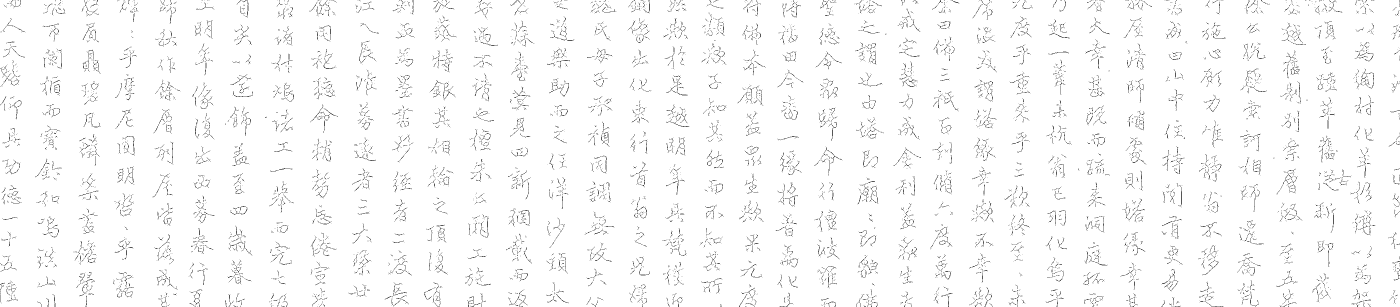
#> input picture data/work_001/skeleton.png, 4200 x 920 px (shown at 1/3 size)
$ python -i image_service.py   (imports and definitions only)
#> lines starting #> are read from the running program, lines starting #| are printed output that depends on the picture; after the words box and inside, x2 and y2 are one past the last pixel; in counts of white or black regions, pixels touching at a corner belong together
#> further down, picture is the input picture: shape (920, 4200, 3); values 20 (black) and 255 (white), 97.6% white; black in thin lines or dots
from __future__ import annotations

import json
import shutil
from pathlib import Path

import cv2
import numpy as np

AUTO_SCROLL_DIR = "full_scroll_glyphs"


# [14 lines left out: functions _read_image, _write_image, not called in this run]


def _ink_mask_and_height(image: np.ndarray) -> tuple[np.ndarray, np.ndarray, np.ndarray]:
    gray = cv2.cvtColor(image, cv2.COLOR_BGR2GRAY)
    blur = cv2.GaussianBlur(gray, (5, 5), 0)
    _, mask = cv2.threshold(blur, 0, 255, cv2.THRESH_BINARY_INV + cv2.THRESH_OTSU)
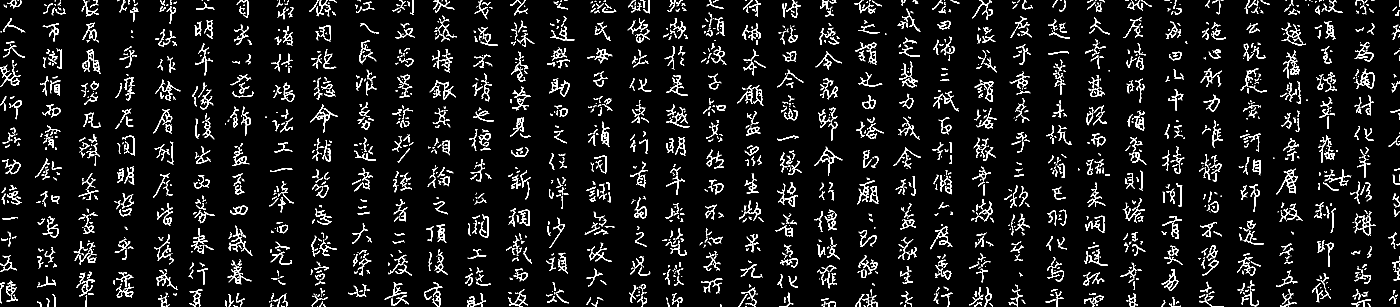
#> mask: shape (920, 4200) (shown at 1/3 size); 6.2% white; 2652 white regions (711 under 20 px), largest, box (x1, y1, x2, y2) and area: (3829, 506, 3894, 583) 871, (4068, 206, 4123, 266) 803, (930, 313, 1014, 398) 794
    kernel = np.ones((3, 3), np.uint8)
    mask = cv2.morphologyEx(mask, cv2.MORPH_OPEN, kernel, iterations=1)
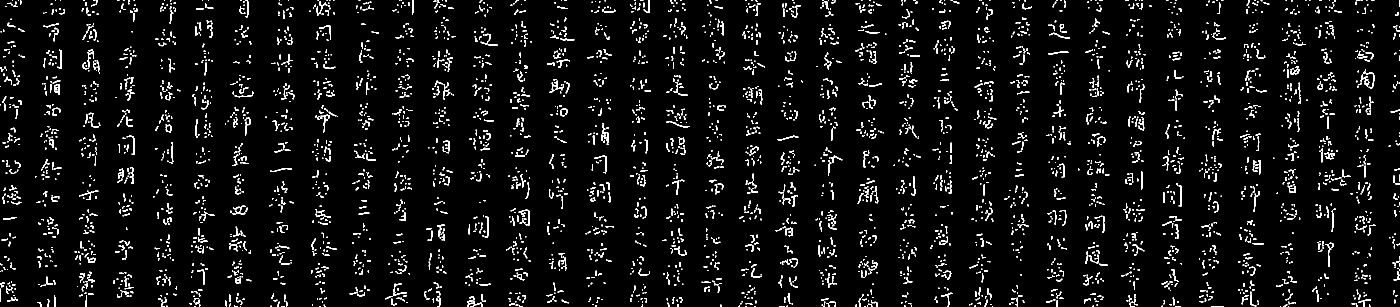
#> mask: shape (920, 4200) (shown at 1/3 size); 4% white; 5377 white regions (2546 under 20 px), largest, box (x1, y1, x2, y2) and area: (1454, 648, 1466, 713) 258, (3536, 556, 3546, 620) 250, (2824, 878, 2857, 920) 240
    mask = cv2.morphologyEx(mask, cv2.MORPH_CLOSE, kernel, iterations=1)
#> mask: shape (920, 4200); 4.1% white; 4067 white regions (1567 under 20 px), largest, box (x1, y1, x2, y2) and area: (1403, 889, 1447, 920) 397, (1807, 369, 1826, 435) 396, (1556, 629, 1589, 677) 369

    height = _make_relief_height(gray, mask)
    return gray, mask, height


def _normalize_ink_values(values: np.ndarray) -> np.ndarray:
    if values.size == 0:
        return values.astype(np.float32)
    low, high = np.percentile(values, [2, 98])
    if high <= low:
        low, high = float(values.min()), float(values.max())
    if high <= low:
        return np.zeros_like(values, dtype=np.float32)
    return np.clip((values.astype(np.float32) - low) / (high - low), 0.0, 1.0)


def _make_relief_height(gray: np.ndarray, mask: np.ndarray) -> np.ndarray:
    ink = mask > 0
    if not np.any(ink):
        return np.zeros_like(gray, dtype=np.uint8)

    darkness = (255 - gray).astype(np.float32)
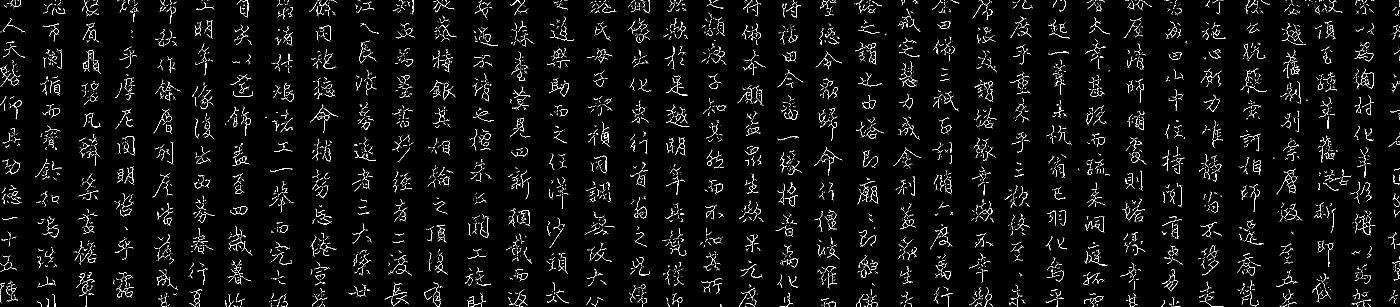
#> darkness: shape (920, 4200) float32 (shown at 1/3 size); values 0 (black) and 235 (white), 2.4% white in thin lines or dots
    ink_strength = np.zeros_like(darkness, dtype=np.float32)
    ink_strength[ink] = _normalize_ink_values(darkness[ink])
#> in _normalize_ink_values, `low, high = np.percentile(values, [2, 98])`: low = 0; high = 235
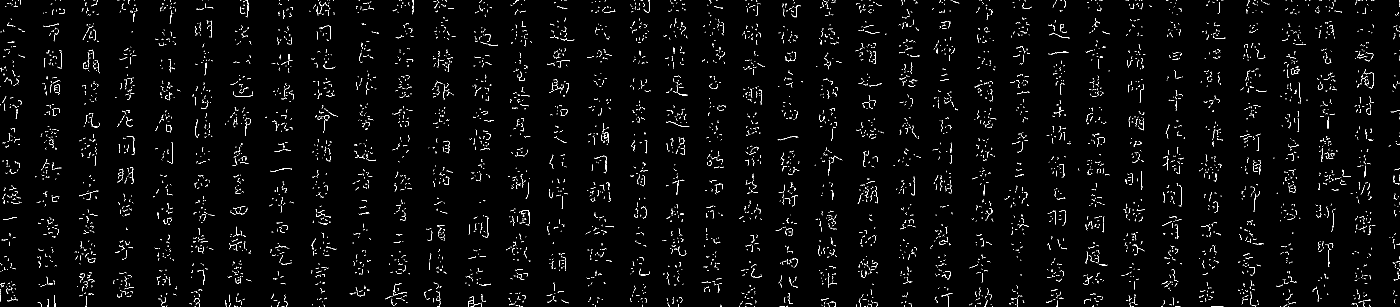
#> ink_strength: shape (920, 4200) float32 (shown at 1/3 size); values 0 (black) and 1 (white), 1.6% white in thin lines or dots
    ink_strength = cv2.GaussianBlur(ink_strength, (0, 0), 1.05)
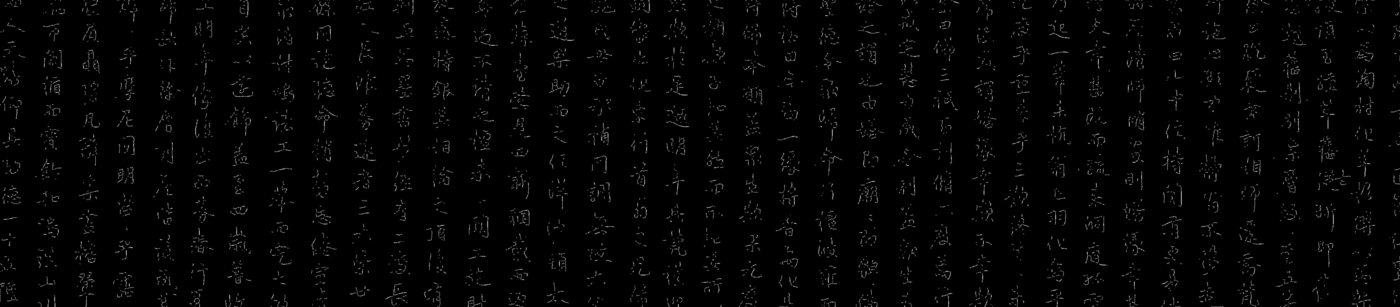
#> ink_strength: shape (920, 4200) float32 (shown at 1/3 size); min 0, max 0.667, mean 0.0161

    distance = cv2.distanceTransform(mask, cv2.DIST_L2, 5)
    distance_values = distance[ink]
    max_distance = float(np.percentile(distance_values, 99)) if distance_values.size else 0.0
#> max_distance = 2
    if max_distance <= 0:
        max_distance = float(distance.max())
    dome = np.clip(distance / max(max_distance, 1.0), 0.0, 1.0)
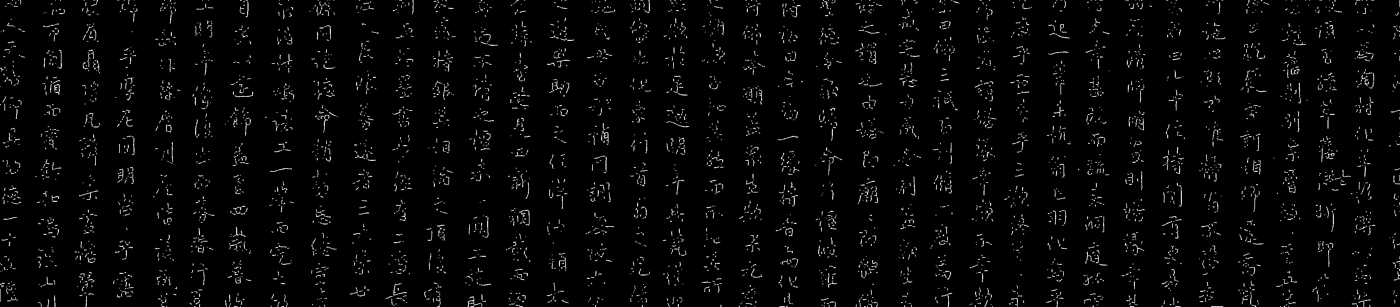
#> dome: shape (920, 4200) float32 (shown at 1/3 size); min 0, max 1, mean 0.0268
    dome = np.power(dome, 0.58)
    dome = cv2.GaussianBlur(dome, (0, 0), 0.95)

    soft_edge = cv2.GaussianBlur(mask.astype(np.float32) / 255.0, (0, 0), 2.0)
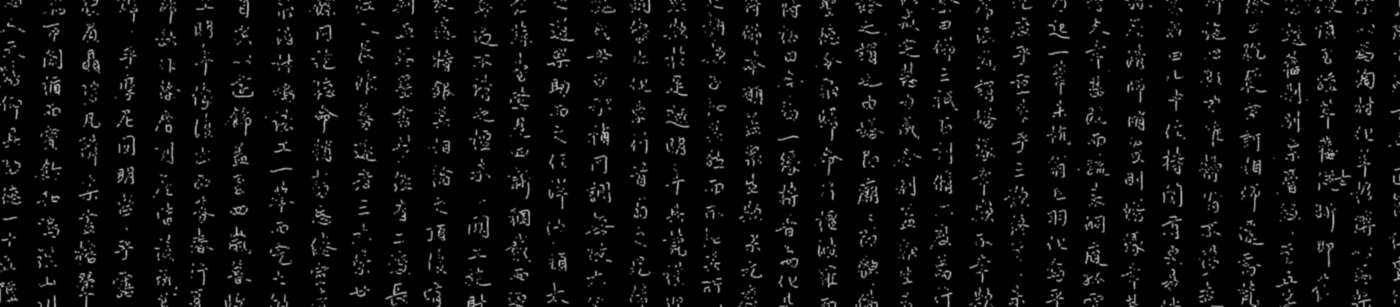
#> soft_edge: shape (920, 4200) float32 (shown at 1/3 size); min 0, max 0.815, mean 0.0414
    relief = (0.58 * ink_strength + 0.42 * dome) * (0.5 + 0.5 * dome) * soft_edge
    relief[~ink] = 0.0
    relief = cv2.GaussianBlur(relief, (0, 0), 1.65)
    relief = np.clip(relief, 0.0, 1.0)
    cap = float(np.percentile(relief[ink], 99.2))
#> cap = 0.245
    if cap > 0:
        relief = np.clip(relief / cap, 0.0, 1.0)
    return np.round(relief * 245).astype(np.uint8)


# [47 lines left out: functions _clean_crop_mask, _glyph_mask_rgba, _glyph_height, _pad_box, not called in this run]


def _sort_scroll_boxes(boxes: list[dict[str, int]]) -> list[dict[str, int]]:
    return sorted(boxes, key=lambda box: (-box["x"], box["y"], box["width"] * box["height"]))


# [144 lines left out: functions _detect_scroll_boxes, _write_scroll_detection_preview, _generate_scroll_glyph_assets, process_work_dir, not called in this run]

>>> import cv2
>>> picture = cv2.imread('../../../data/work_001/skeleton.png')
>>> result = _ink_mask_and_height(picture)

$ run again, on data/work_001/stroke_width.png
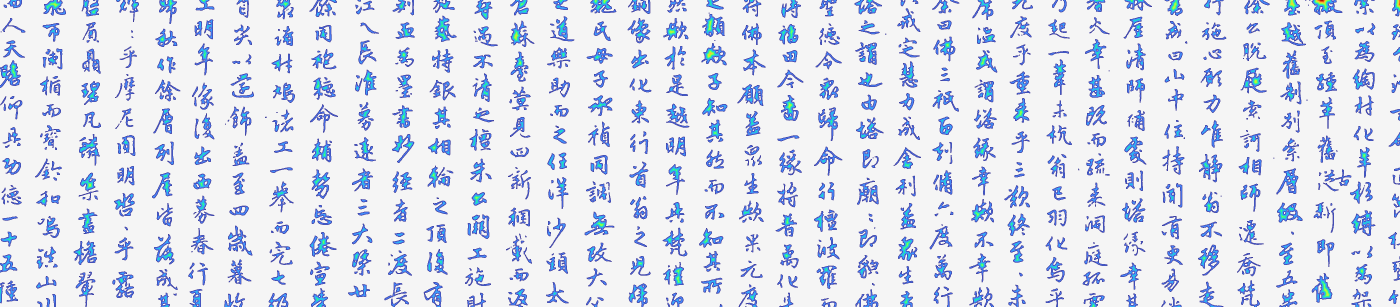
#> input picture data/work_001/stroke_width.png, 4200 x 920 px (shown at 1/3 size)
#> picture is the input picture: shape (920, 4200, 3); mean B, G, R 237.9, 224.3, 218.5
#> ink: shape (920, 4200) bool; 15.8% white; 893 white regions (39 under 20 px), largest, box (x1, y1, x2, y2) and area: (0, 181, 62, 264) 2881, (4054, 631, 4126, 708) 2810, (3594, 734, 3658, 827) 2725
#> low = 10; high = 190
#> in _make_relief_height, `distance = cv2.distanceTransform(mask, cv2.DIST_L2, 5)`:
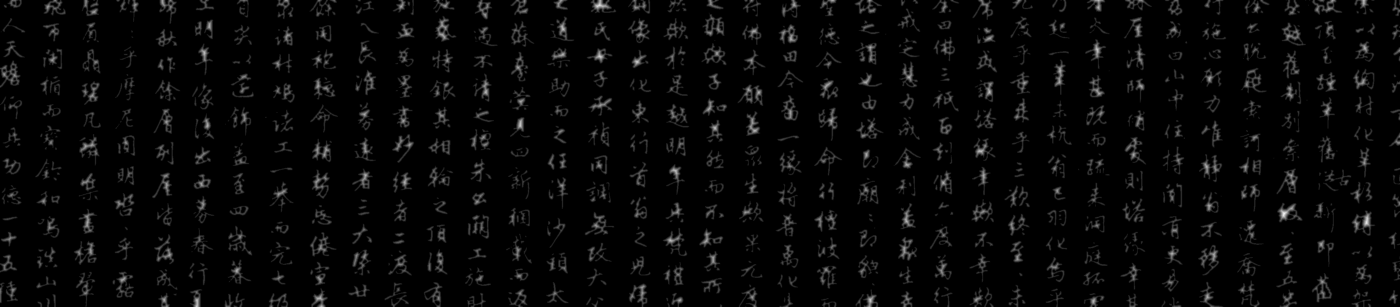
#> distance: shape (920, 4200) float32 (shown at 1/3 size); min 0, max 15.38, mean 0.469; drawn with min black and max white
#> max_distance = 9
#> in _make_relief_height, `soft_edge = cv2.GaussianBlur(mask.astype(np.float32) / 255.0, (0, 0), ..`:
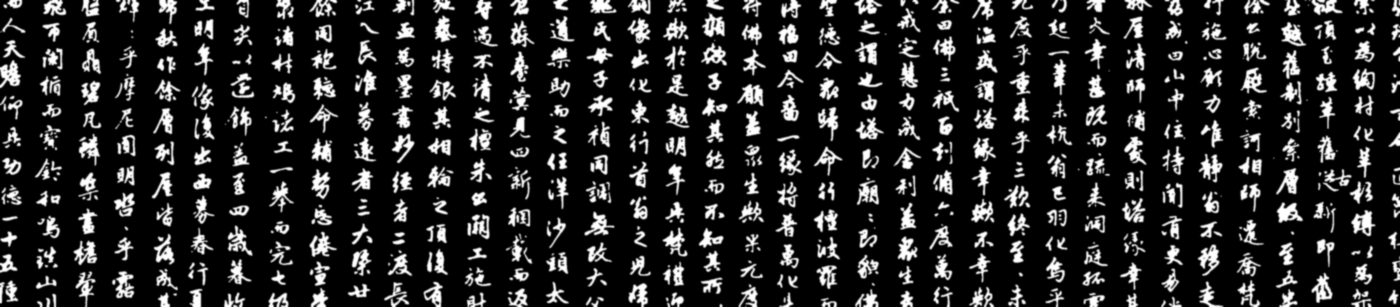
#> soft_edge: shape (920, 4200) float32 (shown at 1/3 size); min 0, max 1, mean 0.158
#> cap = 0.713
